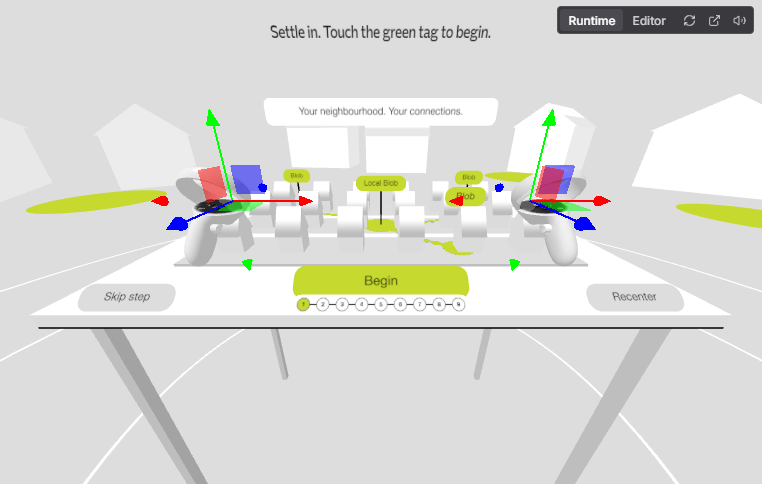
#> input picture evidence/smoke/01-intro.png, 762 x 484 px; its folder holds only this picture in this run
$ python contact-sheet.py
#> lines starting #> are read from the running program, lines starting #| are printed output that depends on the picture
from PIL import Image, ImageOps, ImageDraw
from pathlib import Path
files=sorted(Path('evidence/smoke').glob('*.png'))
sheet=Image.new('RGB',(1020,4*238),'#DDDDDD')
#> sheet: PIL image 1020x952 RGB; every value is 221
for i,file in enumerate(files):
 im=Image.open(file).convert('RGB'); im.thumbnail((340,215)); x=(i%3)*340; y=(i//3)*238
#> further down, im is the input picture: PIL image 762x484 RGB; mean R, G, B 218.5, 218.9, 214.2
#> after `im.thumbnail((340, 215))`:
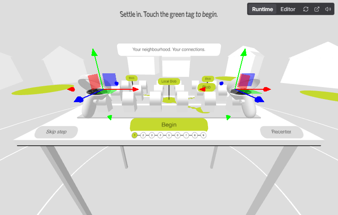
#> im: PIL image 338x215 RGB; mean R, G, B 218.5, 218.9, 214.2
 sheet.paste(im,(x,y+22)); ImageDraw.Draw(sheet).text((x+8,y+4),file.stem,fill='black')
#> after `sheet.paste(im, (x, y + 22))`:
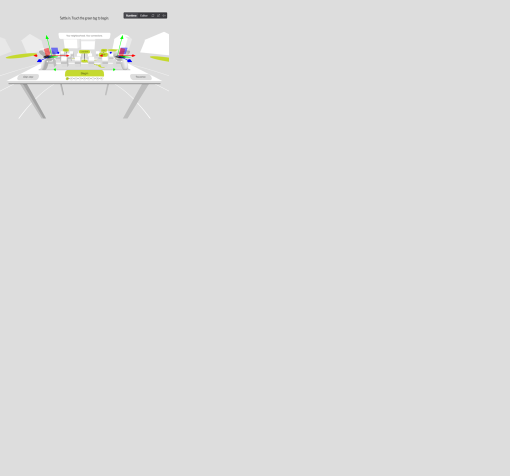
#> sheet: PIL image 1020x952 RGB (shown at 1/2 size); mean R, G, B 220.8, 220.8, 220.5
sheet.save('evidence/smoke/contact-sheet.jpg')
